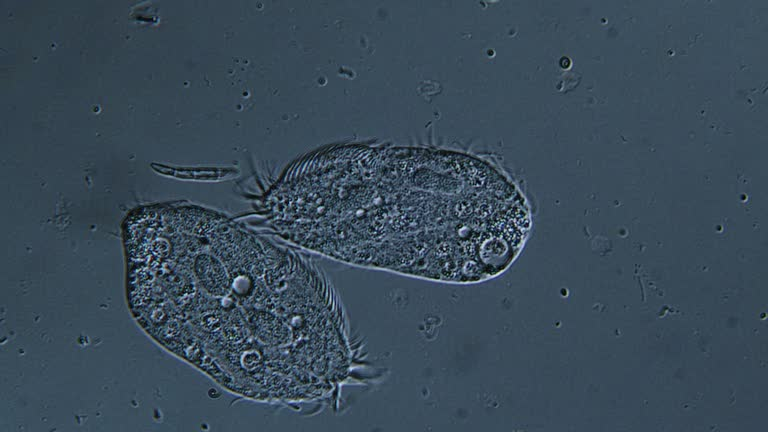
#> input picture Bac.jpg, 768 x 432 px
$ python Test.py
#> lines starting #> are read from the running program, lines starting #| are printed output that depends on the picture; after the words box and inside, x2 and y2 are one past the last pixel; in counts of white or black regions, pixels touching at a corner belong together
import cv2
import numpy as np

img = cv2.imread("Bac.jpg")
#> img is the input picture: shape (432, 768, 3); mean B, G, R 89.1, 74.9, 57.3
gray = cv2.cvtColor(img, cv2.COLOR_BGR2GRAY)
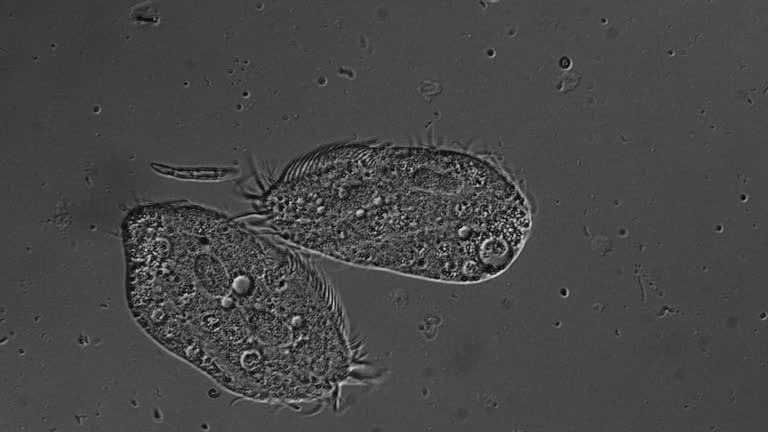
#> gray: shape (432, 768); min 2, max 225, mean 71.2

blurred = cv2.GaussianBlur(gray, (5, 5), 0)
thresh = cv2.adaptiveThreshold(blurred, 255,cv2.ADAPTIVE_THRESH_MEAN_C,cv2.THRESH_BINARY_INV, 11, 2)
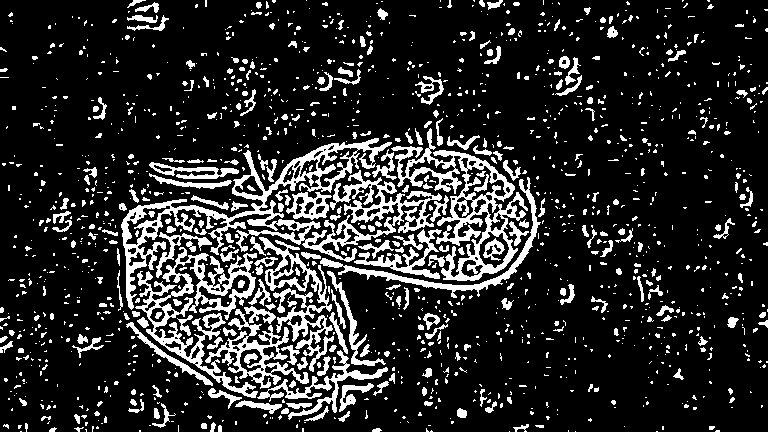
#> thresh: shape (432, 768); 16.4% white; 1460 white regions (1137 under 20 px)

ListaContornos, _ = cv2.findContours(thresh, cv2.RETR_EXTERNAL, cv2.CHAIN_APPROX_SIMPLE)
#> ListaContornos = 1442 contours, 1253 with area under 20; largest, box (x1, y1, x2, y2) and area: (121, 138, 442, 310) 9686, (391, 128, 528, 281) 6934, (135, 247, 258, 398) 4833, (259, 237, 334, 372) 2559, (205, 309, 309, 389) 2148


for i, contorno in enumerate(ListaContornos):
    area = cv2.contourArea(contorno)
    if area < 100:  # Filtrar contornos de area muy pequeña
        continue

    Perimetro = cv2.arcLength(contorno, True) #True para contorno cerrado
    x, y, ancho, alto = cv2.boundingRect(contorno) #Rectangulo maximo que encierra el contorno
    aspect_ratio = float(ancho) / alto #tiende a 0 La recta vertical, tiende a infinito la recta horizontal
    circularity = 4 * np.pi * area / (Perimetro * Perimetro + 1e-5)  #evitar división por cero

    if circularity > 0.8:
        tipo = "Circular"
        color = (0, 255, 0)
    elif aspect_ratio > 1.5:
        tipo = "AlargadoHorizontal"
        color = (255, 0, 0)
    elif aspect_ratio < 0.5:
        tipo = "AlargadoVertical"
        color = (255, 0, 0)
    else:
        tipo = "Otro"
        color = (0, 0, 255)


    cv2.drawContours(img, [contorno], -1, color, 2)
    cv2.putText(img, str(tipo), (x, y - 10), cv2.FONT_HERSHEY_SIMPLEX, 0.5, color, 1)
#> this loop made 1442 passes
#> (area, Perimetro, x, y, ancho, alto, aspect_ratio, circularity) on passes 100, 142, 156, 259, 274, 370, 404, 413, 427, 438, 521, 542: (207.5, 111.8, 235, 400, 47, 14, 3.36, 0.208), (146.5, 110.3, 208, 388, 34, 21, 1.62, 0.151), (269.5, 154.8, 339, 383, 35, 29, 1.21, 0.141), (1083, 778, 257, 350, 131, 70, 1.87, 0.0225), (101, 82.77, 281, 345, 19, 20, 0.95, 0.185), (418.5, 251.5, 126, 322, 87, 64, 1.36, 0.0832), (136.5, 55.7, 423, 313, 17, 17, 1, 0.553), (149, 102.9, 329, 312, 19, 42, 0.452, 0.177), (2148.5, 967.4, 205, 309, 104, 80, 1.3, 0.0288), (187, 146.9, 244, 306, 32, 18, 1.78, 0.109), (131.5, 135.8, 248, 279, 23, 27, 0.852, 0.0896), (509, 353.7, 327, 271, 59, 95, 0.621, 0.0511)
#> area on passes 26, 29, 34, 59: 32.5, 23.5, 25.5, 26.5
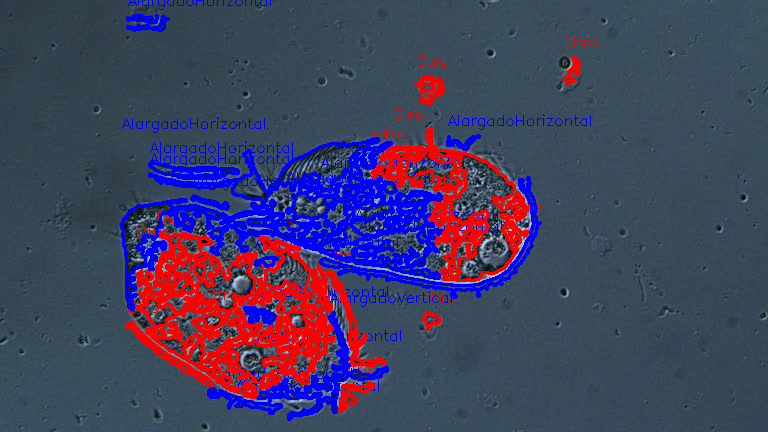
#> img: shape (432, 768, 3); 14.9% of pixels changed, all inside (x1, y1, x2, y2) = (120, 0, 598, 421)


cv2.imshow("Clasificacion morfologica", img)
cv2.waitKey(0)
cv2.destroyAllWindows()
